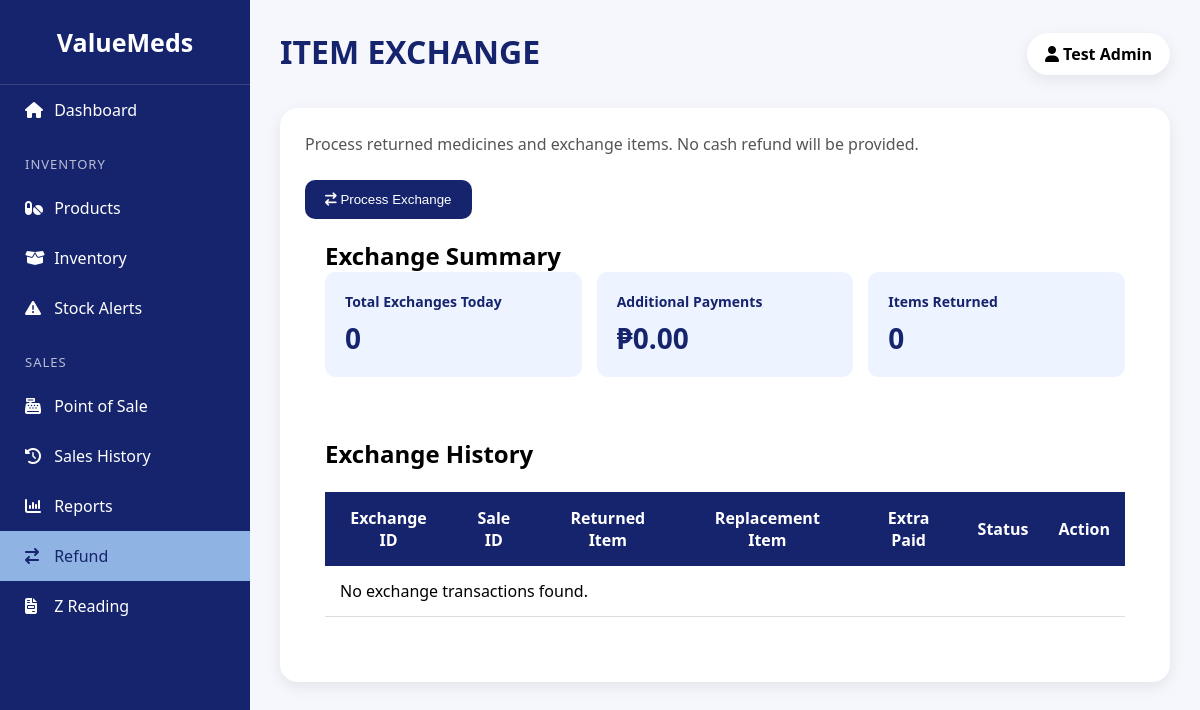
The app's page /refund.php (signed in), older data.
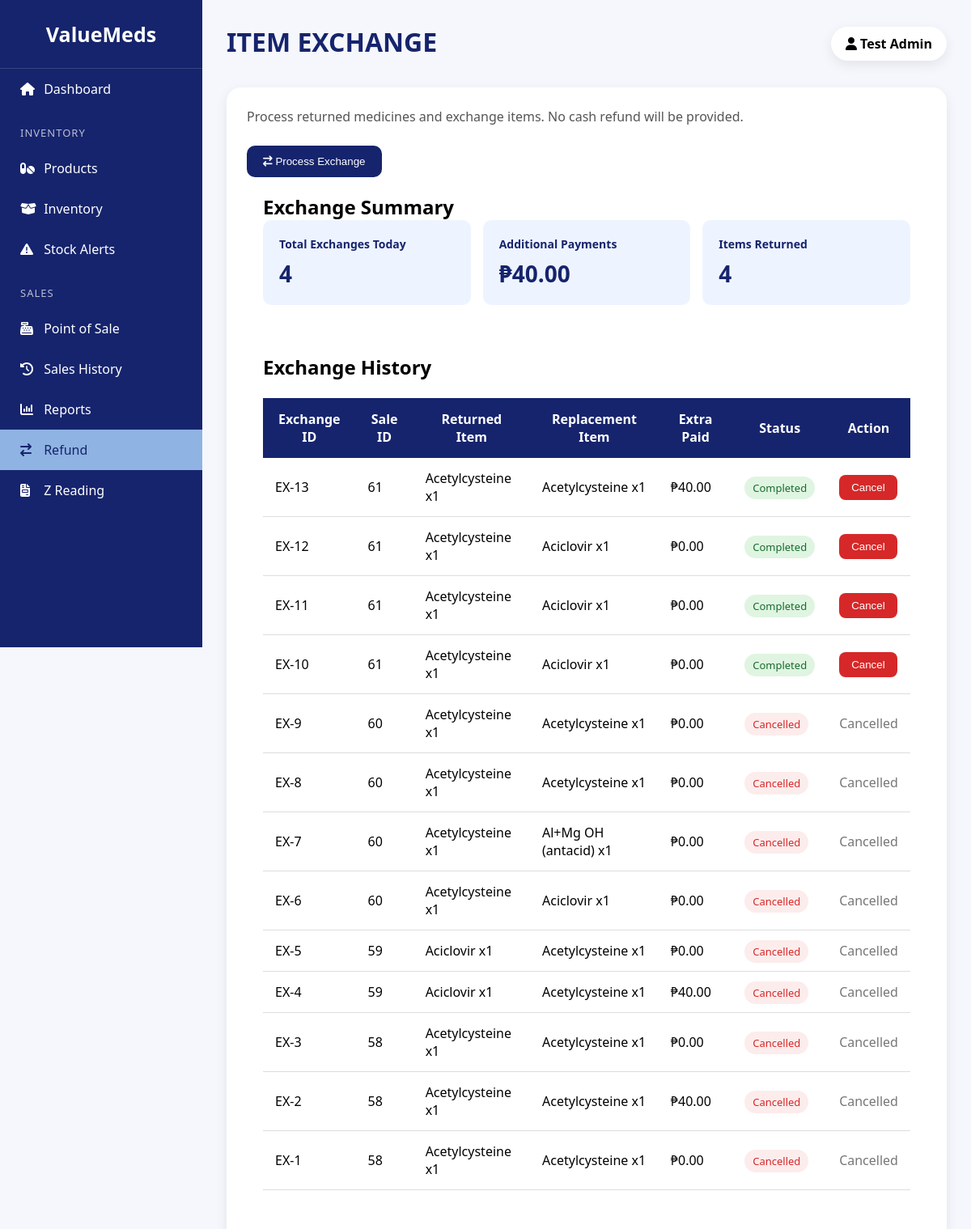
The same page, newer data.
### tables this page shows
CREATE TABLE `exchanges` (
  `exchange_id` int(11) NOT NULL,
  `original_sale_id` int(11) NOT NULL,
  `cashier_id` int(11) NOT NULL,
  `exchange_date` datetime DEFAULT current_timestamp(),
  `returned_amount` decimal(10,2) NOT NULL,
  `replacement_amount` decimal(10,2) NOT NULL,
  `additional_payment` decimal(10,2) DEFAULT 0.00,
  `reason` varchar(255) DEFAULT NULL,
  `status` varchar(30) DEFAULT 'Completed',
  `cancelled_by` int(11) DEFAULT NULL,
  `cancelled_date` datetime DEFAULT NULL,
  `cancellation_reason` varchar(255) DEFAULT NULL
);

### refund.php (the view, shortened to what the changed rows need)
<?php
require 'connection.php';
$exchangeHistory = [];
$sql = "
SELECT
    e.exchange_id,
    COALESCE(
        SUM(
            CASE
                WHEN ei.item_type = 'Returned'
                THEN ei.quantity
                ELSE 0
            END
        ),
        0
    ) AS returned_qty,
    e.original_sale_id,
    e.returned_amount,
    e.replacement_amount,
    e.additional_payment,
    e.status,
    e.exchange_date,
    GROUP_CONCAT(
        CASE
            WHEN ei.item_type = 'Returned'
            THEN CONCAT(
                m.name,
                ' x',
                ei.quantity
            )
        END
        SEPARATOR ', '
    ) AS returned_items,
    GROUP_CONCAT(
        CASE
            WHEN ei.item_type = 'Replacement'
            THEN CONCAT(
                m.name,
                ' x',
                ei.quantity
            )
        END
        SEPARATOR ', '
    ) AS replacement_items
FROM exchanges e
INNER JOIN exchange_items ei
    ON e.exchange_id = ei.exchange_id
INNER JOIN medicines m
    ON ei.medicine_id = m.medicine_id
GROUP BY
    e.exchange_id,
    e.original_sale_id,
    e.returned_amount,
    e.replacement_amount,
    e.additional_payment,
    e.status,
    e.exchange_date
ORDER BY
    e.exchange_date DESC
";
$result =
    $conn->query($sql);
if ($result) {
    while ($row = $result->fetch_assoc()) {
        $exchangeHistory[] =
            $row;
    }
}
$totalReturnedItems = 0;
$totalExchanges = 0;
$totalAdditionalPayments = 0;
foreach ($exchangeHistory as $exchange) {
    if ($exchange['status'] !== 'Completed') {
        continue;
    }
    if (
        !empty($exchange['exchange_date']) &&
        date(
            'Y-m-d',
            strtotime(
                $exchange['exchange_date']
            )
        ) === date('Y-m-d')
    ) {
        $totalExchanges++;
        $totalReturnedItems +=
            (int) $exchange['returned_qty'];
        $totalAdditionalPayments +=
            (float) $exchange['additional_payment'];
    }
}
?>
<!DOCTYPE html>
<html lang="en">
<head>
<link
    rel="stylesheet"
    href="https://cdnjs.cloudflare.com/ajax/libs/font-awesome/6.6.0/css/all.min.css">
</head>
<body>
<div class="main">
<div class="header">
    <h1>
        ITEM EXCHANGE
    </h1>
</div>
<div class="container">
    <div class="card">
        <h2>
            Exchange Summary
        </h2>
        <div class="summary">
            <div class="box">
                <h3>
                    Total Exchanges Today
                </h3>
                <p>
                    <?= $totalExchanges ?>
                </p>
            </div>
            <div class="box">
                <h3>
                    Additional Payments
                </h3>
                <p>
                    ₱<?= number_format(
                        $totalAdditionalPayments,
                        2
                    ); ?>
                </p>
            </div>
            <div class="box">
                <h3>
                    Items Returned
                </h3>
                <p>
                    <?= $totalReturnedItems ?>
                </p>
            </div>
        </div>
    </div>
    <div class="card">
        <h2>
            Exchange History
        </h2>
        <br>
        <table>
            <tr>
                <th>
                    Exchange ID
                </th>
                <th>
                    Sale ID
                </th>
                <th>
                    Returned Item
                </th>
                <th>
                    Replacement Item
                </th>
                <th>
                    Extra Paid
                </th>
                <th>
                    Status
                </th>
                <th>
                    Action
                </th>
            </tr>
            <?php if (!empty($exchangeHistory)): ?>
                <?php foreach ($exchangeHistory as $exchange): ?>
                    <tr>
                        <td>
                            EX-<?= (int)
                                $exchange['exchange_id']; ?>
                        </td>
                        <td>
                            <?= (int)
                                $exchange['original_sale_id']; ?>
                        </td>
                        <td>
                            <?= htmlspecialchars(
                                $exchange['returned_items'] ?? ''
                            ); ?>
                        </td>
                        <td>
                            <?= htmlspecialchars(
                                $exchange['replacement_items'] ?? ''
                            ); ?>
                        </td>
                        <td>
                            ₱<?= number_format(
                                (float)
                                $exchange['additional_payment'],
                                2
                            ); ?>
                        </td>
                        <td>
                            <span class="status
                                <?= strtolower(
                                    htmlspecialchars(
                                        $exchange['status']
                                    )
                                ); ?>">
                                <?= htmlspecialchars(
                                    $exchange['status']
                                ); ?>
                            </span>
                        </td>
                        <td>
                            <?php if (
                                $exchange['status'] === 'Completed'
                            ): ?>
                                <form
                                    method="POST"
                                    onsubmit="
                                        return confirm(
                                            'Are you sure you want to cancel this exchange? Stock will be reversed.'
                                        );
                                    ">
                                    <button
                                        type="submit"
                                        name="cancel_exchange"
                                        class="cancel-btn">
                                        Cancel
                                    </button>
                                </form>
                            <?php else: ?>
                                <span style="color:#777;">
                                    Cancelled
                                </span>
                            <?php endif; ?>
                        </td>
                    </tr>
                <?php endforeach; ?>
            <?php else: ?>
                <tr>
                    <td colspan="7">
                        No exchange transactions found.
                    </td>
                </tr>
            <?php endif; ?>
        </table>
    </div>
</div>
</div>
</body>
</html>

Row changes from the older to the newer data that the page shows:
added exchanges: exchange_id "13", original_sale "61", returned_items "Acetylcysteine x1", replacement_items "Acetylcysteine x1", additional_payment "40.00", status "Completed"
added exchanges: exchange_id "12", original_sale "61", returned_items "Acetylcysteine x1", replacement_items "Aciclovir x1", additional_payment "0.00", status "Completed"
added exchanges: exchange_id "11", original_sale "61", returned_items "Acetylcysteine x1", replacement_items "Aciclovir x1", additional_payment "0.00", status "Completed"
added exchanges: exchange_id "10", original_sale "61", returned_items "Acetylcysteine x1", replacement_items "Aciclovir x1", additional_payment "0.00", status "Completed"
added exchanges: exchange_id "9", original_sale "60", returned_items "Acetylcysteine x1", replacement_items "Acetylcysteine x1", additional_payment "0.00", status "Cancelled"
added exchanges: exchange_id "8", original_sale "60", returned_items "Acetylcysteine x1", replacement_items "Acetylcysteine x1", additional_payment "0.00", status "Cancelled"
added exchanges: exchange_id "7", original_sale "60", returned_items "Acetylcysteine x1", replacement_items "Al+Mg OH (antacid) x1", additional_payment "0.00", status "Cancelled"
added exchanges: exchange_id "6", original_sale "60", returned_items "Acetylcysteine x1", replacement_items "Aciclovir x1", additional_payment "0.00", status "Cancelled"
added exchanges: exchange_id "5", original_sale "59", returned_items "Aciclovir x1", replacement_items "Acetylcysteine x1", additional_payment "0.00", status "Cancelled"
added exchanges: exchange_id "4", original_sale "59", returned_items "Aciclovir x1", replacement_items "Acetylcysteine x1", additional_payment "40.00", status "Cancelled"
added exchanges: exchange_id "3", original_sale "58", returned_items "Acetylcysteine x1", replacement_items "Acetylcysteine x1", additional_payment "0.00", status "Cancelled"
added exchanges: exchange_id "2", original_sale "58", returned_items "Acetylcysteine x1", replacement_items "Acetylcysteine x1", additional_payment "40.00", status "Cancelled"
added exchanges: exchange_id "1", original_sale "58", returned_items "Acetylcysteine x1", replacement_items "Acetylcysteine x1", additional_payment "0.00", status "Cancelled"
Text that changed along with them:
$totalExchanges: "0" → "4"
$totalAdditionalPayments: "0.00" → "40.00"
$totalReturnedItems: "0" → "4"
text no longer shown: "No exchange transactions found."
